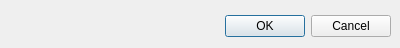
<?xml version="1.0" encoding="UTF-8"?>
<ui version="4.0">
 <class>Dialog</class>
 <widget class="QDialog" name="Dialog">
  <property name="geometry">
   <rect>
    <x>0</x>
    <y>0</y>
    <width>400</width>
    <height>48</height>
   </rect>
  </property>
  <property name="windowTitle">
   <string>Dialog</string>
  </property>
  <widget class="QDialogButtonBox" name="buttonBox">
   <property name="geometry">
    <rect>
     <x>50</x>
     <y>10</y>
     <width>341</width>
     <height>32</height>
    </rect>
   </property>
   <property name="orientation">
    <enum>Qt::Horizontal</enum>
   </property>
   <property name="standardButtons">
    <set>QDialogButtonBox::Cancel|QDialogButtonBox::Ok</set>
   </property>
  </widget>
 </widget>
 <resources/>
 <connections>
  <connection>
   <sender>buttonBox</sender>
   <signal>accepted()</signal>
   <receiver>Dialog</receiver>
   <slot>accept()</slot>
   <hints>
    <hint type="sourcelabel">
     <x>248</x>
     <y>254</y>
    </hint>
    <hint type="destinationlabel">
     <x>157</x>
     <y>274</y>
    </hint>
   </hints>
  </connection>
  <connection>
   <sender>buttonBox</sender>
   <signal>rejected()</signal>
   <receiver>Dialog</receiver>
   <slot>reject()</slot>
   <hints>
    <hint type="sourcelabel">
     <x>316</x>
     <y>260</y>
    </hint>
    <hint type="destinationlabel">
     <x>286</x>
     <y>274</y>
    </hint>
   </hints>
  </connection>
 </connections>
</ui>
